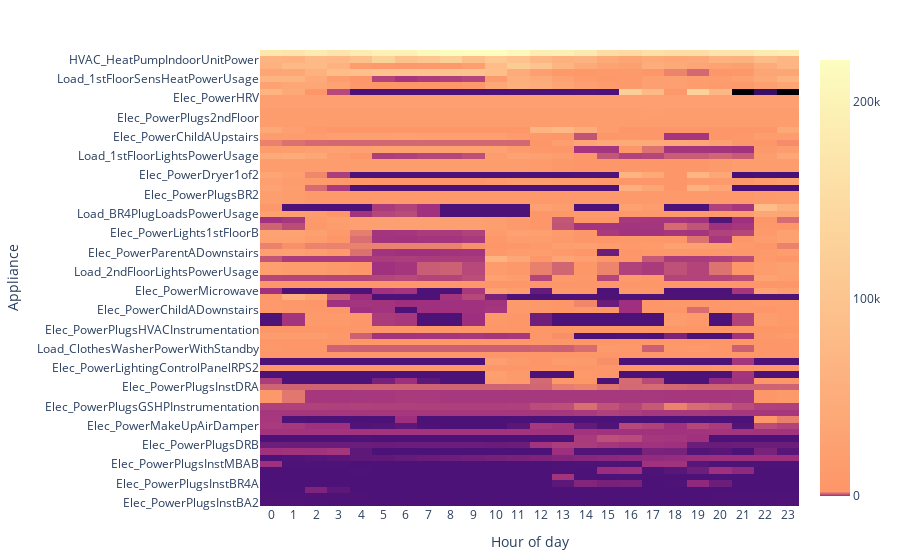

Write notebook code for a chart like this one.
### Code cell
import plotly.graph_objects as go

#set up data to heatmap
columns = hourON.columns[1:].tolist()
# hourON[columns] = normalise_dataframe(hourON[columns])

z_data = []
for i in hourON[columns]:
    data_list = hourON[i].round(2).values.tolist()
    z_data.append(data_list)

# #Annotate z_values
# annotations = go.Annotations()
# for n, row in enumerate(z_data):
#     for m, val in enumerate(row):
#         annotations.append(go.Annotation(text="" if z_data[n][m] == 0 else str(z_data[n][m]),
#                                          x=hourON["HourOfTimestamp"][m], y=columns[n], xref='x1', yref='y1',
#                                          showarrow=False))

viridis = px.colors.sequential.Magma

#Create heatmap
fig = go.Figure(data=go.Heatmap(
    z=z_data,
    x=hourON["HourOfTimestamp"],
    y=columns,
    # colorscale='Viridis'
    colorscale = [
        [0, viridis[0]],
        [1./1000000, viridis[2]],
        [1./10000, viridis[4]],
        [1./100, viridis[7]],
        [1., viridis[9]],
    ],
    colorbar= dict(
        tick0= 0,
        tickmode= 'array',
        tickvals= [0, 100000, 200000]
    )
)
)

fig.update_layout(margin=dict(
    l=30,
    r=30,
    b=30,
    t=50,
), xaxis_nticks=30,
    # annotations=annotations,
)

fig.update_xaxes(title="Hour of day")
fig.update_yaxes(title="Appliance", showticklabels=True)

# fig.write_html(Db.get_save_file_directory("hour_of_day_energy_consumption.html"))
#
# fig.show()

### Figure 1 — Plotly figure (JSON) as saved in the notebook; plotly's stock layout.template omitted (floating-point values rounded to 4 significant figures; data arrays with more than 128 entries replaced by an {"elided": "..."} marker saying what was removed)
{"data": [{"colorbar": {"tick0": 0, "tickmode": "array", "tickvals": [0, 100000, 200000]}, "colorscale": [[0, "#000004"], [1e-06, "#440f76"], [0.0001, "#9e2f7f"], [0.01, "#fd9668"], [1.0, "#fcfdbf"]], "type": "heatmap", "x": [0, 1, 2, 3, 4, 5, 6, 7, 8, 9, 10, 11, 12, 13, 14, 15, 16, 17, 18, 19, 20, 21, 22, 23], "y": ["Elec_PowerPlugsInstBA2", "Elec_PowerPlugsInstMudroomA", "Elec_PowerPlugsAttic", "Elec_PowerPlugsInstBR4A", "Elec_PowerPlugsBA2North", "Elec_PowerPlugsInstLRA", "Elec_PowerPlugsInstMBAB", "HourOfTimestamp", "Elec_PowerLightsAttic", "Elec_PowerPlugsDRB", "Elec_PowerPlugsInstBR2Hall", "Elec_PowerPlugsInstKitA", "Elec_PowerMakeUpAirDamper", "Elec_PowerPlugsKitPeninsula", "Elec_PowerPlugsInstBR3", "Elec_PowerPlugsGSHPInstrumentation", "Elec_PowerPlugsBR3", "Load_BR3PlugLoadsPowerUsage", "Elec_PowerPlugsInstDRA", "Elec_PowerPlugsKitRange", "Elec_PowerPlugsMBAEast", "Elec_PowerLightingControlPanelRPS2", "Elec_PowerPlugsKitSink", "Elec_PowerPlugsMBAWest", "Load_ClothesWasherPowerWithStandby", "Elec_PowerLightingControlPanelRPS1", "Elec_PowerLights1stFloorA", "Elec_PowerPlugsHVACInstrumentation", "Load_MBRPlugLoadsPowerUsage", "Elec_PowerPlugsMBR", "Elec_PowerChildADownstairs", "Elec_PowerChildBDownstairs", "Elec_PowerDishwasher", "Elec_PowerMicrowave", "Elec_PowerSpare2", "Load_MicrowavePowerWithStandby", "Load_2ndFloorLightsPowerUsage", "Elec_PowerLights2ndFloor", "Load_KPlugLoadsPowerUsage", "Elec_PowerParentADownstairs", "Elec_PowerLightsBasement", "Elec_PowerParentBDownstairs", "Elec_PowerLights1stFloorB", "Elec_PowerParentAUpstairs", "Elec_PowerParentBUpstairs", "Load_BR4PlugLoadsPowerUsage", "Elec_PowerGarbageDisposal", "Load_BR2PlugLoadsPowerUsage", "Elec_PowerPlugsBR2", "Elec_PowerDryer2of2", "Load_LRPlugLoadsPowerUsage", "Elec_PowerDryer1of2", "Load_LatentHeatPowerUsage", "Elec_PowerPlugsInstKitD", "Load_1stFloorLightsPowerUsage", "Elec_PowerChildBUpstairs", "DHW_SHWPumpsPowerWithStandby", "Elec_PowerChildAUpstairs", "Load_OvenPowerTotal", "Elec_PowerRefrigerator", "Elec_PowerPlugs2ndFloor", "Load_RefrigeratorPowerWithStandby", "Load_BasementPlugLoadsPowerUsage", "Elec_PowerHRV", "Load_DryerPowerTotal", "Elec_PowerHeatPumpWH2of2", "Load_1stFloorSensHeatPowerUsage", "Load_2ndFloorSensHeatPowerUsage", "DHW_HeatPumpWaterHeaterPowerTotal", "HVAC_HeatPumpIndoorUnitPower", "HVAC_HeatPumpOutdoorUnitPower"], "z": {"elided": "71x24 float values"}}], "layout": {"margin": {"b": 30, "l": 30, "r": 30, "t": 50}, "xaxis": {"nticks": 30, "title": {"text": "Hour of day"}}, "yaxis": {"showticklabels": true, "title": {"text": "Appliance"}}}}
